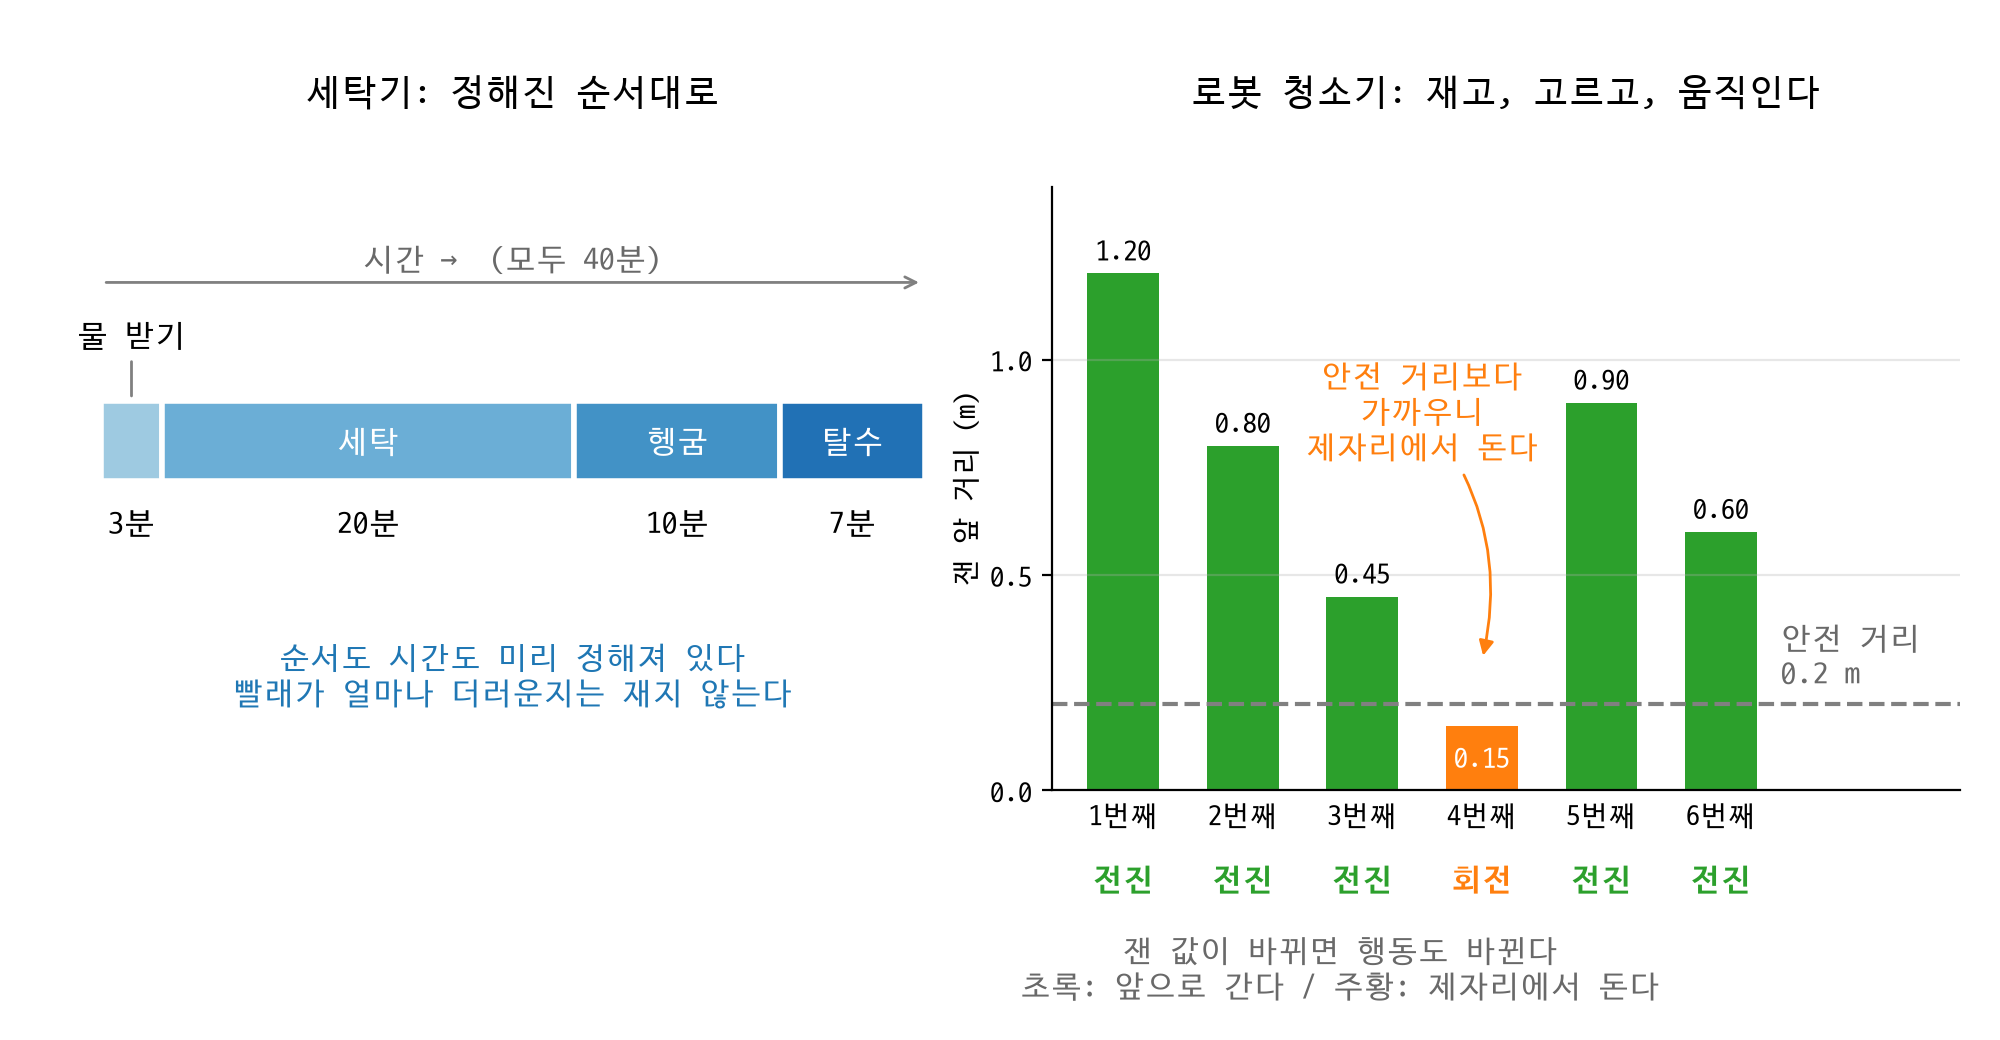

Reproduce this figure in Python.
import matplotlib.pyplot as plt
import numpy as np

# plt.rcParams["font.family"] = "AppleGothic"
plt.rcParams["font.family"] = "D2Coding"
plt.rcParams["axes.unicode_minus"] = False

# b01_washer_vs_robot.py 의 값과 규칙을 그대로 옮긴다
세탁기_순서 = [("물 받기", 3), ("세탁", 20), ("헹굼", 10), ("탈수", 7)]
안전_거리 = 0.2
앞_거리_측정값 = [1.2, 0.8, 0.45, 0.15, 0.9, 0.6]
행동들 = ["앞으로 간다" if 거리 > 안전_거리 else "제자리에서 돈다" for 거리 in 앞_거리_측정값]
for 단계, 분 in 세탁기_순서:
    print(f"[세탁기] {단계} {분}분")
for 거리, 행동 in zip(앞_거리_측정값, 행동들):
    print(f"[청소기] 앞 {거리:.2f}m → {행동}")

그림, (왼, 오) = plt.subplots(1, 2, figsize=(10, 5.2), gridspec_kw={"width_ratios": [1, 1.05]})
그림.subplots_adjust(left=0.04, right=0.98, bottom=0.24, top=0.82, wspace=0.12)

# 왼쪽: 세탁기 = 정해진 시간표 (가로 막대를 이어 붙인다)
색_세탁 = ["#9ecae1", "#6baed6", "#4292c6", "#2171b5"]
시작 = 0
for (단계, 분), 색 in zip(세탁기_순서, 색_세탁):
    왼.barh(0, 분, left=시작, height=0.5, color=색, edgecolor="white", linewidth=2)
    왼.text(시작 + 분 / 2, 0, 단계 if 분 > 5 else "", ha="center", va="center", fontsize=11, color="white" if 분 > 5 else "black")
    왼.text(시작 + 분 / 2, -0.42, f"{분}분", ha="center", va="top", fontsize=11)
    if 분 <= 5:
        왼.annotate(단계, xy=(시작 + 분 / 2, 0.25), xytext=(시작 + 분 / 2, 0.6), ha="center", fontsize=11,
                  arrowprops=dict(arrowstyle="-", color="gray"))
    시작 += 분
왼.annotate("", xy=(시작, 1.0), xytext=(0, 1.0), arrowprops=dict(arrowstyle="->", color="gray"))
왼.text(시작 / 2, 1.08, f"시간 →  (모두 {시작}분)", ha="center", fontsize=11, color="dimgray")
왼.text(시작 / 2, -1.25, "순서도 시간도 미리 정해져 있다\n빨래가 얼마나 더러운지는 재지 않는다",
        ha="center", va="top", fontsize=11, color="tab:blue")
왼.set_xlim(-1, 시작 + 1)
왼.set_ylim(-2.2, 1.6)
왼.set_axis_off()

# 오른쪽: 청소기 = 잰 값에 따라 행동이 바뀐다
색_행동 = {"앞으로 간다": "tab:green", "제자리에서 돈다": "tab:orange"}
번호 = np.arange(1, len(앞_거리_측정값) + 1)
오.bar(번호, 앞_거리_측정값, width=0.6, color=[색_행동[행동] for 행동 in 행동들])
for 순번, 거리, 행동 in zip(번호, 앞_거리_측정값, 행동들):
    if 거리 < 안전_거리:   # 막대가 낮아서 값은 막대 안에 쓴다
        오.text(순번, 거리 / 2, f"{거리:.2f}", ha="center", va="center", fontsize=10, color="white")
    else:
        오.text(순번, 거리 + 0.03, f"{거리:.2f}", ha="center", fontsize=10)
    오.text(순번, -0.17, "전진" if 행동 == "앞으로 간다" else "회전", ha="center", va="top", fontsize=11,
            color=색_행동[행동], fontweight="bold")
오.axhline(안전_거리, color="gray", linestyle="--")
오.text(6.5, 안전_거리 + 0.03, f"안전 거리\n{안전_거리} m", ha="left", va="bottom", fontsize=11, color="dimgray")
오.annotate("안전 거리보다\n가까우니\n제자리에서 돈다", xy=(4, 0.3), xytext=(3.5, 0.88), ha="center",
          va="center", fontsize=11, color="tab:orange",
          arrowprops=dict(arrowstyle="-|>", color="tab:orange", shrinkA=2, connectionstyle="arc3,rad=-0.25"))
오.set_xlim(0.4, 8.0)
오.set_ylim(0, 1.4)
오.set_xticks(번호)
오.set_xticklabels([f"{순번}번째" for 순번 in 번호], fontsize=10)
오.tick_params(axis="x", length=0, pad=4)
오.set_yticks([0, 0.5, 1.0])
오.set_ylabel("잰 앞 거리 (m)")
오.grid(axis="y", alpha=0.3)
for 변 in ("top", "right"):
    오.spines[변].set_visible(False)
그림.text(0.67, 0.035, "잰 값이 바뀌면 행동도 바뀐다\n초록: 앞으로 간다 / 주황: 제자리에서 돈다",
        ha="center", va="bottom", fontsize=11, color="dimgray")

그림.canvas.draw()
for 칸, 제목 in [(왼, "세탁기: 정해진 순서대로"), (오, "로봇 청소기: 재고, 고르고, 움직인다")]:
    자리 = 칸.get_position()
    그림.text((자리.x0 + 자리.x1) / 2, 0.9, 제목, ha="center", fontsize=13)
그림.savefig("s04_washer_vs_robot.png", dpi=200)
print("저장: s04_washer_vs_robot.png")
